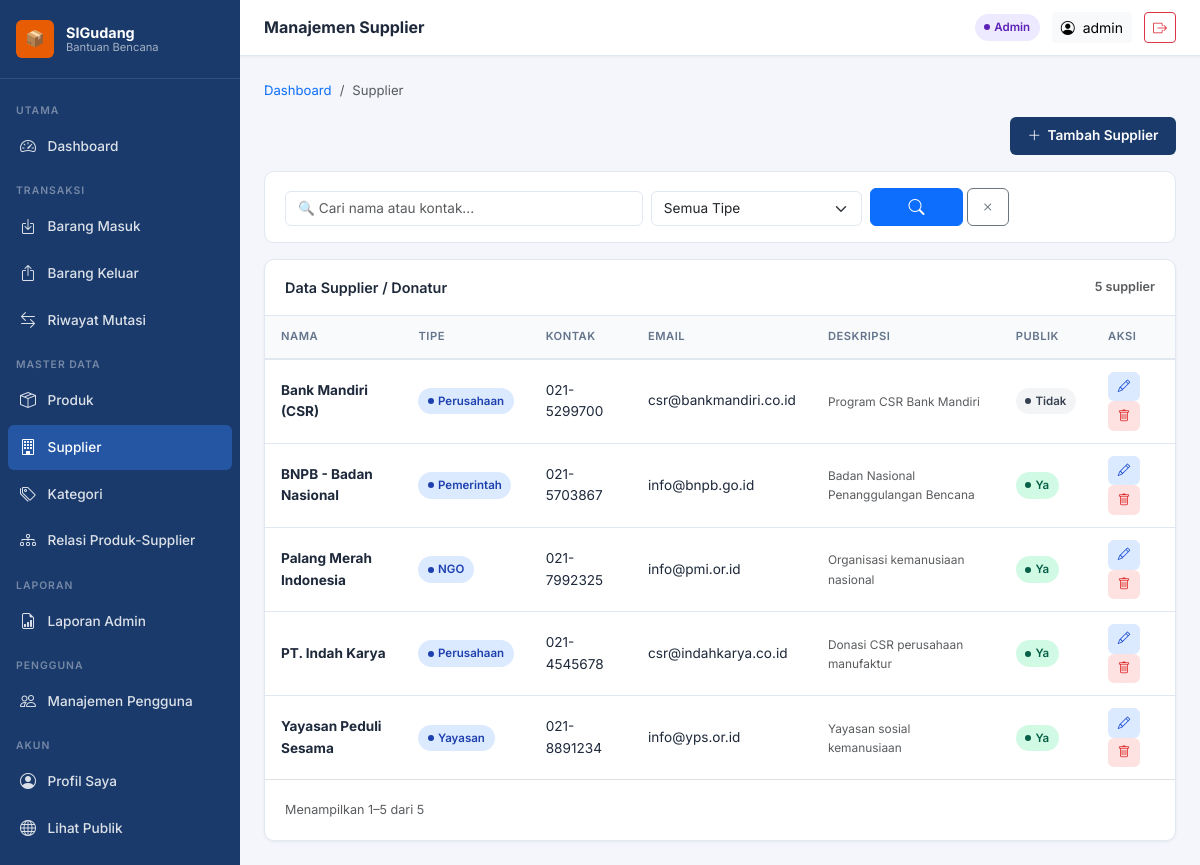
The page /admin/supplier.php (signed in) on the database its author committed.
### tables this page shows
CREATE TABLE `suppliers` (
  `id`          INT UNSIGNED NOT NULL AUTO_INCREMENT,
  `name`        VARCHAR(200) NOT NULL,
  `type`        VARCHAR(100) NOT NULL DEFAULT 'Lembaga',
  `contact`     VARCHAR(150)          DEFAULT NULL,
  `email`       VARCHAR(150)          DEFAULT NULL,
  `address`     TEXT                  DEFAULT NULL,
  `description` TEXT                  DEFAULT NULL,
  `is_public`   TINYINT(1)   NOT NULL DEFAULT 1,
  `created_at`  DATETIME     NOT NULL DEFAULT CURRENT_TIMESTAMP,
  PRIMARY KEY (`id`)
);

### helpers/functions.php (called while the page is built, shortened)
<?php
function e(string $str): string {
    return htmlspecialchars($str, ENT_QUOTES | ENT_HTML5, 'UTF-8');
}
function sanitizeInt(mixed $val, int $default = 0): int {
    return (int) filter_var($val, FILTER_SANITIZE_NUMBER_INT) ?: $default;
}
function sanitizeString(mixed $val, int $maxLen = 500): string {
    $s = trim((string)($val ?? ''));
    return mb_substr($s, 0, $maxLen);
}

### admin/supplier.php (the view, shortened to what this page needs)
<?php
require_once dirname(__DIR__) . '/helpers/functions.php';
$db = getDB();
$search = sanitizeString($_GET['q'] ?? '', 100);
$page   = max(1, sanitizeInt($_GET['page'] ?? 1));
$perPage= ITEMS_PER_PAGE; $offset = ($page-1)*$perPage;
$where = "1=1"; $bind = [];
$cntSt = $db->prepare("SELECT COUNT(*) FROM suppliers WHERE $where");
$cntSt->execute($bind);
$total = (int)$cntSt->fetchColumn();
$st = $db->prepare("SELECT * FROM suppliers WHERE $where ORDER BY name LIMIT $perPage OFFSET $offset");
$st->execute($bind);
$rows = $st->fetchAll();
include dirname(__DIR__) . '/views/partials/header_admin.php';
?>
<nav class="breadcrumb-bar"><ol class="breadcrumb"><li class="breadcrumb-item"><a href="<?= BASE_URL ?>/admin/dashboard.php">Dashboard</a></li><li class="breadcrumb-item active">Supplier</li></ol></nav>
<div class="d-flex justify-content-between align-items-center mb-3">
  <button class="btn-primary-custom" data-bs-toggle="modal" data-bs-target="#modalSup" onclick="resetSup()">
    <i class="bi bi-plus-lg"></i> Tambah Supplier
  </button>
</div>
<form method="GET" class="filter-bar mb-3">
  <div class="row g-2 align-items-end">
    <div class="col-md-5"><input type="text" name="q" class="form-control" placeholder="🔍 Cari nama atau kontak..." value="<?= e($search) ?>"></div>
    <div class="col-md-3">
      <select name="type" class="form-select"><option value="">Semua Tipe</option>
      </select>
    </div>
    <div class="col-md-2 d-flex gap-1">
      <button type="submit" class="btn btn-primary flex-fill"><i class="bi bi-search"></i></button>
      <a href="?" class="btn btn-outline-secondary"><i class="bi bi-x"></i></a>
    </div>
  </div>
</form>
<div class="card-panel">
  <div class="card-panel-header"><span>Data Supplier / Donatur</span><small class="text-muted"><?= $total ?> supplier</small></div>
  <div class="table-responsive">
    <table class="table-modern w-100">
      <thead><tr><th>Nama</th><th>Tipe</th><th>Kontak</th><th>Email</th><th>Deskripsi</th><th>Publik</th><th>Aksi</th></tr></thead>
      <tbody>
        <?php if (empty($rows)): ?>
          <tr><td colspan="7" class="empty-state"><span class="empty-icon">🏢</span>Tidak ada supplier</td></tr>
        <?php else: ?>
          <?php foreach ($rows as $r): ?>
          <tr>
            <td><strong><?= e($r['name']) ?></strong></td>
            <td><span class="badge-status badge-publik"><?= e($r['type']) ?></span></td>
            <td><?= e($r['contact'] ?: '-') ?></td>
            <td><?= e($r['email'] ?: '-') ?></td>
            <td class="text-muted small"><?= e(mb_substr($r['description'] ?? '', 0, 60)) ?><?= strlen($r['description']??'')>60?'…':'' ?></td>
            <td><span class="badge-status <?= $r['is_public']?'badge-aktif':'badge-nonaktif' ?>"><?= $r['is_public']?'Ya':'Tidak' ?></span></td>
            <td>
              <button class="btn-sm-action btn-edit me-1" onclick="editSup(<?= htmlspecialchars(json_encode($r)) ?>)"><i class="bi bi-pencil"></i></button>
              <form method="POST" class="d-inline" onsubmit="return confirm('Hapus supplier ini?')">
                <button type="submit" class="btn-sm-action btn-delete"><i class="bi bi-trash"></i></button>
              </form>
            </td>
          </tr>
          <?php endforeach; ?>
        <?php endif; ?>
      </tbody>
    </table>
  </div>
  <div class="card-panel-body d-flex justify-content-between align-items-center flex-wrap gap-2 border-top">
    <small class="text-muted">Menampilkan <?= min($total,$offset+1) ?>–<?= min($total,$offset+$perPage) ?> dari <?= $total ?></small>
  </div>
</div>
<?php include dirname(__DIR__) . '/views/partials/footer_admin.php'; ?>

### assets/css/style.css (style rules this page uses)
:root { --primary: #1a3a6b; --primary-dark: #122a52; --primary-light: #2456a4; --accent: #e85d04; --accent-light: #ff6b08; --success: #0fa86a; --danger: #dc3545; --warning: #ffc107; --info: #0dcaf0; --sidebar-bg: #1a3a6b; --sidebar-text: rgba(255,255,255,0.85); --sidebar-hover: rgba(255,255,255,0.12); --sidebar-active:#2456a4; --body-bg: #f4f6fb; --card-bg: #ffffff; --border-color: #e2e8f0; --text-primary: #1e293b; --text-secondary:#64748b; --text-muted: #94a3b8; --shadow-sm: 0 1px 3px rgba(0,0,0,0.06); --shadow-md: 0 4px 16px rgba(0,0,0,0.08); --shadow-lg: 0 8px 32px rgba(0,0,0,0.12); --radius-sm: 6px; --radius-md: 10px; --radius-lg: 16px; --transition: all 0.2s ease; }
*, *::before, *::after { box-sizing: border-box; }
body { font-family: 'Inter', sans-serif; background: var(--body-bg); color: var(--text-primary); font-size: 0.9rem; line-height: 1.6; margin: 0; }
a { text-decoration: none; transition: var(--transition); }
.card-panel { background: var(--card-bg); border-radius: var(--radius-md); box-shadow: var(--shadow-sm); border: 1px solid var(--border-color); }
.card-panel-header { padding: 1rem 1.25rem; border-bottom: 1px solid var(--border-color); display: flex; align-items: center; justify-content: space-between; font-weight: 600; font-size: 0.9rem; color: var(--text-primary); }
.card-panel-body { padding: 1.25rem; }
.table-modern { width: 100%; border-collapse: collapse; font-size: 0.85rem; }
.table-modern thead tr { background: #f8fafc; border-bottom: 2px solid var(--border-color); }
.table-modern th { padding: 0.75rem 1rem; font-weight: 600; color: var(--text-secondary); text-transform: uppercase; font-size: 0.7rem; letter-spacing: 0.5px; white-space: nowrap; }
.table-modern td { padding: 0.75rem 1rem; border-bottom: 1px solid var(--border-color); vertical-align: middle; }
.table-modern tbody tr:last-child td { border-bottom: none; }
.badge-status { display: inline-flex; align-items: center; gap: 4px; padding: 0.25rem 0.6rem; border-radius: 20px; font-size: 0.72rem; font-weight: 600; }
.badge-status::before { content: ''; width: 6px; height: 6px; border-radius: 50%; background: currentColor; }
.badge-publik { background: #dbeafe; color: #1e40af; }
.badge-aktif { background: #d1fae5; color: #065f46; }
.badge-nonaktif { background: #f3f4f6; color: #374151; }
.btn-primary-custom { background: var(--primary); color: #fff; border: none; padding: 0.5rem 1.1rem; border-radius: var(--radius-sm); font-size: 0.85rem; font-weight: 600; display: inline-flex; align-items: center; gap: 0.4rem; cursor: pointer; transition: var(--transition); }
.btn-sm-action { padding: 0.3rem 0.6rem; font-size: 0.78rem; border-radius: var(--radius-sm); border: none; cursor: pointer; transition: var(--transition); display: inline-flex; align-items: center; gap: 3px; }
.btn-edit { background: #dbeafe; color: #1d4ed8; }
.btn-delete { background: #fee2e2; color: #dc2626; }
.filter-bar { background: var(--card-bg); border: 1px solid var(--border-color); border-radius: var(--radius-md); padding: 1rem 1.25rem; margin-bottom: 1rem; }
.filter-bar .form-control, .filter-bar .form-select { font-size: 0.85rem; border-color: var(--border-color); border-radius: var(--radius-sm); }
.table-responsive { overflow-x: auto; }
.breadcrumb-bar { background: none; padding: 0; margin-bottom: 1rem; }
.breadcrumb-bar .breadcrumb-item { font-size: 0.82rem; }

### rows shown on the page
suppliers: name "Bank Mandiri (CSR)", type "Perusahaan", contact "021-5299700", email "csr@bankmandiri.co.id", description "Program CSR Bank Mandiri", is_public "Tidak"
suppliers: name "BNPB - Badan Nasional", type "Pemerintah", contact "021-5703867", email "info@bnpb.go.id", description "Badan Nasional Penanggulangan Bencana", is_public "Ya"
suppliers: name "Palang Merah Indonesia", type "NGO", contact "021-7992325", email "info@pmi.or.id", description "Organisasi kemanusiaan nasional", is_public "Ya"
suppliers: name "PT. Indah Karya", type "Perusahaan", contact "021-4545678", email "csr@indahkarya.co.id", description "Donasi CSR perusahaan manufaktur", is_public "Ya"
suppliers: name "Yayasan Peduli Sesama", type "Yayasan", contact "021-8891234", email "info@yps.or.id", description "Yayasan sosial kemanusiaan", is_public "Ya"

### other values the page prints
$pageTitle "Manajemen Supplier"
$role "Admin"
$u['username'] "admin"
$total "5"
min($total,$offset+1) "1"
min($total,$offset+$perPage) "5"
